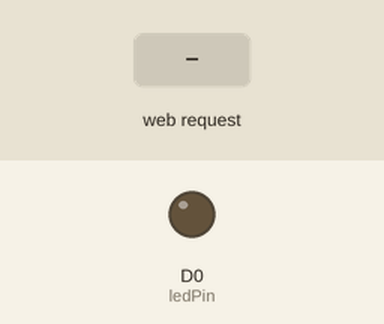
This sketch was run on a simulated ESP8266 (NodeMCU). Parts: output pins drawn as LEDs (lit = HIGH). The inputs (shaded band) are chosen by the test bench. WiFi joins after 1.5 s; servers stay silent unless stated; what the sketch prints to the serial monitor is not drawn.

Above: at 2.7 s.
2.8 s: HTTP request GET /reboot received
At 6.5 s:
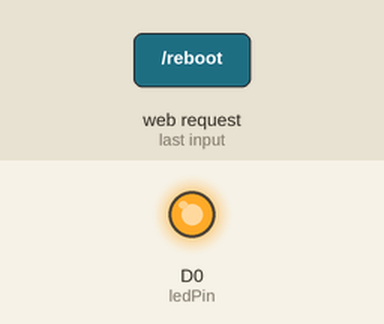
Timing chart, 0 to 8.0 s (numbered marks = the images above; inputs shaded):
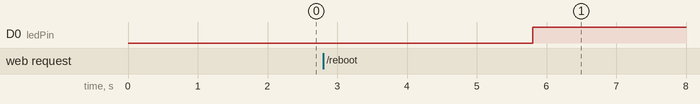

The sketch:

reseter_Ver0.1.1.ino
```cpp
#include <ESP8266WiFi.h> //Incluimos la librería para del WiFi

//Credenciales del WiFi
const char* ssid = "CeDralaNET";
const char* password = "Iron2022";
const char* host = "192.168.1.120";
String MAC="",todo="";
int RELAY1=0,RELAY2=0,RELAY3=0,RELAY4=0,RELAY5=0,AUX=0;

int ledPin = D0; // D0 is the LEDBUILDIN (Active LOW)
WiFiServer server(80);

void MacAddress() {
  // the MAC address of your Wifi shield
  byte mac[6];
  // print your MAC address:
  WiFi.macAddress(mac);
  Serial.print("MAC: ");
  if(mac[5]==0)MAC+="00";
  else MAC+=String(mac[5],HEX);
  MAC+=":";
  if(mac[4]==0)MAC+="00";
  else MAC+=String(mac[4],HEX);
  MAC+=":";
  if(mac[3]==0)MAC+="00";
  else MAC+=String(mac[3],HEX);
  MAC+=":";
  if(mac[2]==0)MAC+="00";
  else MAC+=String(mac[2],HEX);
  MAC+=":";
  if(mac[1]==0)MAC+="00";
  else MAC+=String(mac[1],HEX);
  MAC+=":";
  if(mac[0]==0)MAC+="00";
  else MAC+=String(mac[0],HEX);
  Serial.print(MAC);
}
void setup() {
  Serial.begin(115200); //Inicio el puerto serie
  delay(10);

  pinMode(ledPin, OUTPUT);
  digitalWrite(ledPin, LOW);

  // Conecto con la red WiFi en modo estación (STA)
  Serial.println();
  Serial.println();
  Serial.print("Conectando a ");
  Serial.println(ssid);

  WiFi.begin(ssid, password);

  while (WiFi.status() != WL_CONNECTED) {
    delay(500);
    Serial.print(".");
  }
  Serial.println("");
  Serial.println("WiFi conectado");

  // Inicializo el servidor
  server.begin();
  Serial.println("Servidor iniciado");

  // Muestro la IP local asignada. URL del servidor
  Serial.print("Usa esta URL para conectar al servidor: ");
  Serial.print("http://");
  Serial.print(WiFi.localIP());
  Serial.println("/");
  MacAddress();
 Serial.println();
 Serial.println();
}

void loop() {
  // Compruebo si hay un cliente disponible (una petición)
  WiFiClient client = server.available();
  if (!client) {
    return; // En caso de no haber un cliente, no hago nada
  }

  // Espero hasta que el cliente realice una petición
  Serial.println("¡Nuevo cliente!");
  while(!client.available()){
    delay(1);
  }

  // Leo la primera linea de la petición del cliente
  String request = client.readStringUntil('\r'); // Leo hasta retorno de carro
  Serial.println(request); //Imprimo la petición
  client.flush(); //Limpio el buffer

  if (request.indexOf("/reboot") != -1)  {
    digitalWrite(ledPin, LOW);
    delay(3000);
    digitalWrite(ledPin, HIGH);
    todo="HTTP/1.1 200 OK\r\nContent-Type: text/html\r\n\r\n<!DOCTYPE HTML>\r\n<html>\r\nDevice Rebooted";
    todo+="</html>\n";
    client.print(todo);
  }

  delay(1);
  Serial.println("Cliente desconectado"); // Nos desconectamos del cliente
  Serial.println("");
   Serial.println("");

}
```

Measured:
- after the input at 2.8 s, D0 (ledPin): LOW → HIGH after 3.0 s
